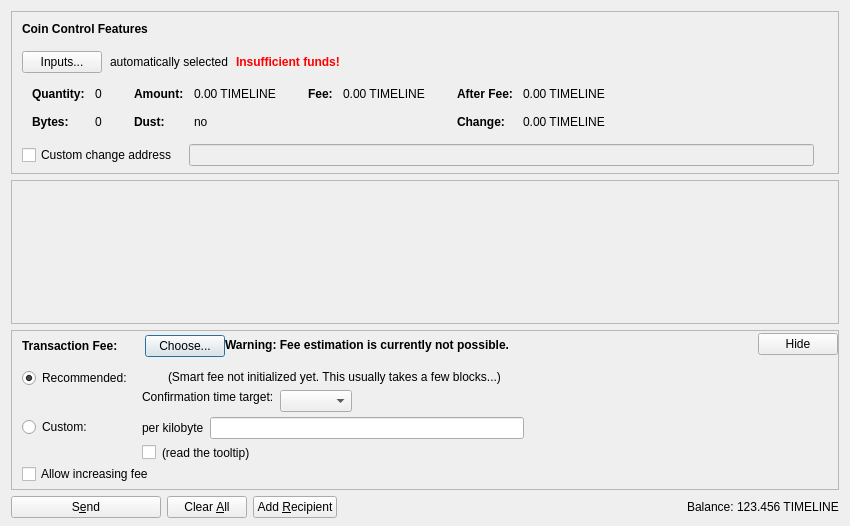
<?xml version="1.0" encoding="UTF-8"?>
<ui version="4.0">
 <class>SendCoinsDialog</class>
 <widget class="QDialog" name="SendCoinsDialog">
  <property name="geometry">
   <rect>
    <x>0</x>
    <y>0</y>
    <width>850</width>
    <height>526</height>
   </rect>
  </property>
  <property name="windowTitle">
   <string>Send Coins</string>
  </property>
  <layout class="QVBoxLayout" name="verticalLayout" stretch="0,1,0,0">
   <property name="bottomMargin">
    <number>8</number>
   </property>
   <item>
    <widget class="QFrame" name="frameCoinControl">
     <property name="sizePolicy">
      <sizepolicy hsizetype="Expanding" vsizetype="Expanding">
       <horstretch>0</horstretch>
       <verstretch>0</verstretch>
      </sizepolicy>
     </property>
     <property name="maximumSize">
      <size>
       <width>16777215</width>
       <height>16777215</height>
      </size>
     </property>
     <property name="frameShape">
      <enum>QFrame::StyledPanel</enum>
     </property>
     <property name="frameShadow">
      <enum>QFrame::Sunken</enum>
     </property>
     <layout class="QVBoxLayout" name="verticalLayoutCoinControl2">
      <property name="spacing">
       <number>0</number>
      </property>
      <property name="leftMargin">
       <number>0</number>
      </property>
      <property name="topMargin">
       <number>0</number>
      </property>
      <property name="rightMargin">
       <number>0</number>
      </property>
      <property name="bottomMargin">
       <number>6</number>
      </property>
      <item>
       <layout class="QVBoxLayout" name="verticalLayoutCoinControl" stretch="0,0,0,0,1">
        <property name="spacing">
         <number>0</number>
        </property>
        <property name="leftMargin">
         <number>10</number>
        </property>
        <property name="topMargin">
         <number>10</number>
        </property>
        <item>
         <layout class="QHBoxLayout" name="horizontalLayoutCoinControl1">
          <property name="bottomMargin">
           <number>15</number>
          </property>
          <item>
           <widget class="QLabel" name="labelCoinControlFeatures">
            <property name="sizePolicy">
             <sizepolicy hsizetype="Preferred" vsizetype="Maximum">
              <horstretch>0</horstretch>
              <verstretch>0</verstretch>
             </sizepolicy>
            </property>
            <property name="font">
             <font>
              <weight>75</weight>
              <bold>true</bold>
             </font>
            </property>
            <property name="styleSheet">
             <string notr="true">font-weight:bold;</string>
            </property>
            <property name="text">
             <string>Coin Control Features</string>
            </property>
           </widget>
          </item>
         </layout>
        </item>
        <item>
         <layout class="QHBoxLayout" name="horizontalLayoutCoinControl2" stretch="0,0,0,0">
          <property name="spacing">
           <number>8</number>
          </property>
          <property name="bottomMargin">
           <number>10</number>
          </property>
          <item>
           <widget class="QPushButton" name="pushButtonCoinControl">
            <property name="styleSheet">
             <string notr="true"/>
            </property>
            <property name="text">
             <string>Inputs...</string>
            </property>
            <property name="autoDefault">
             <bool>false</bool>
            </property>
           </widget>
          </item>
          <item>
           <widget class="QLabel" name="labelCoinControlAutomaticallySelected">
            <property name="text">
             <string>automatically selected</string>
            </property>
            <property name="margin">
             <number>5</number>
            </property>
           </widget>
          </item>
          <item>
           <widget class="QLabel" name="labelCoinControlInsuffFunds">
            <property name="font">
             <font>
              <weight>75</weight>
              <bold>true</bold>
             </font>
            </property>
            <property name="styleSheet">
             <string notr="true">color:red;font-weight:bold;</string>
            </property>
            <property name="text">
             <string>Insufficient funds!</string>
            </property>
            <property name="margin">
             <number>5</number>
            </property>
           </widget>
          </item>
          <item>
           <spacer name="horizontalSpacerCoinControl">
            <property name="orientation">
             <enum>Qt::Horizontal</enum>
            </property>
            <property name="sizeHint" stdset="0">
             <size>
              <width>40</width>
              <height>1</height>
             </size>
            </property>
           </spacer>
          </item>
         </layout>
        </item>
        <item>
         <widget class="QWidget" name="widgetCoinControl" native="true">
          <property name="sizePolicy">
           <sizepolicy hsizetype="Preferred" vsizetype="Preferred">
            <horstretch>0</horstretch>
            <verstretch>0</verstretch>
           </sizepolicy>
          </property>
          <property name="minimumSize">
           <size>
            <width>0</width>
            <height>0</height>
           </size>
          </property>
          <property name="styleSheet">
           <string notr="true"/>
          </property>
          <layout class="QHBoxLayout" name="horizontalLayoutCoinControl5">
           <property name="leftMargin">
            <number>0</number>
           </property>
           <property name="topMargin">
            <number>0</number>
           </property>
           <property name="rightMargin">
            <number>0</number>
           </property>
           <property name="bottomMargin">
            <number>0</number>
           </property>
           <item>
            <layout class="QHBoxLayout" name="horizontalLayoutCoinControl3" stretch="0,0,0,1">
             <property name="spacing">
              <number>20</number>
             </property>
             <property name="topMargin">
              <number>0</number>
             </property>
             <property name="bottomMargin">
              <number>10</number>
             </property>
             <item>
              <layout class="QFormLayout" name="formLayoutCoinControl1">
               <property name="horizontalSpacing">
                <number>10</number>
               </property>
               <property name="verticalSpacing">
                <number>14</number>
               </property>
               <property name="leftMargin">
                <number>10</number>
               </property>
               <property name="topMargin">
                <number>4</number>
               </property>
               <property name="rightMargin">
                <number>6</number>
               </property>
               <item row="0" column="0">
                <widget class="QLabel" name="labelCoinControlQuantityText">
                 <property name="font">
                  <font>
                   <weight>75</weight>
                   <bold>true</bold>
                  </font>
                 </property>
                 <property name="text">
                  <string>Quantity:</string>
                 </property>
                 <property name="margin">
                  <number>0</number>
                 </property>
                </widget>
               </item>
               <item row="0" column="1">
                <widget class="QLabel" name="labelCoinControlQuantity">
                 <property name="cursor">
                  <cursorShape>IBeamCursor</cursorShape>
                 </property>
                 <property name="contextMenuPolicy">
                  <enum>Qt::ActionsContextMenu</enum>
                 </property>
                 <property name="text">
                  <string notr="true">0</string>
                 </property>
                 <property name="margin">
                  <number>0</number>
                 </property>
                 <property name="textInteractionFlags">
                  <set>Qt::LinksAccessibleByMouse|Qt::TextSelectableByKeyboard|Qt::TextSelectableByMouse</set>
                 </property>
                </widget>
               </item>
               <item row="1" column="0">
                <widget class="QLabel" name="labelCoinControlBytesText">
                 <property name="font">
                  <font>
                   <weight>75</weight>
                   <bold>true</bold>
                  </font>
                 </property>
                 <property name="text">
                  <string>Bytes:</string>
                 </property>
                </widget>
               </item>
               <item row="1" column="1">
                <widget class="QLabel" name="labelCoinControlBytes">
                 <property name="cursor">
                  <cursorShape>IBeamCursor</cursorShape>
                 </property>
                 <property name="contextMenuPolicy">
                  <enum>Qt::ActionsContextMenu</enum>
                 </property>
                 <property name="text">
                  <string notr="true">0</string>
                 </property>
                 <property name="textInteractionFlags">
                  <set>Qt::LinksAccessibleByMouse|Qt::TextSelectableByKeyboard|Qt::TextSelectableByMouse</set>
                 </property>
                </widget>
               </item>
              </layout>
             </item>
             <item>
              <layout class="QFormLayout" name="formLayoutCoinControl2">
               <property name="horizontalSpacing">
                <number>10</number>
               </property>
               <property name="verticalSpacing">
                <number>14</number>
               </property>
               <property name="leftMargin">
                <number>6</number>
               </property>
               <property name="topMargin">
                <number>4</number>
               </property>
               <property name="rightMargin">
                <number>6</number>
               </property>
               <item row="0" column="0">
                <widget class="QLabel" name="labelCoinControlAmountText">
                 <property name="font">
                  <font>
                   <weight>75</weight>
                   <bold>true</bold>
                  </font>
                 </property>
                 <property name="text">
                  <string>Amount:</string>
                 </property>
                 <property name="margin">
                  <number>0</number>
                 </property>
                </widget>
               </item>
               <item row="0" column="1">
                <widget class="QLabel" name="labelCoinControlAmount">
                 <property name="cursor">
                  <cursorShape>IBeamCursor</cursorShape>
                 </property>
                 <property name="contextMenuPolicy">
                  <enum>Qt::ActionsContextMenu</enum>
                 </property>
                 <property name="text">
                  <string notr="true">0.00 TIMELINE</string>
                 </property>
                 <property name="textInteractionFlags">
                  <set>Qt::LinksAccessibleByMouse|Qt::TextSelectableByKeyboard|Qt::TextSelectableByMouse</set>
                 </property>
                </widget>
               </item>
               <item row="1" column="0">
                <widget class="QLabel" name="labelCoinControlLowOutputText">
                 <property name="font">
                  <font>
                   <weight>75</weight>
                   <bold>true</bold>
                  </font>
                 </property>
                 <property name="text">
                  <string>Dust:</string>
                 </property>
                </widget>
               </item>
               <item row="1" column="1">
                <widget class="QLabel" name="labelCoinControlLowOutput">
                 <property name="cursor">
                  <cursorShape>IBeamCursor</cursorShape>
                 </property>
                 <property name="contextMenuPolicy">
                  <enum>Qt::ActionsContextMenu</enum>
                 </property>
                 <property name="text">
                  <string notr="true">no</string>
                 </property>
                 <property name="textInteractionFlags">
                  <set>Qt::LinksAccessibleByMouse|Qt::TextSelectableByKeyboard|Qt::TextSelectableByMouse</set>
                 </property>
                </widget>
               </item>
              </layout>
             </item>
             <item>
              <layout class="QFormLayout" name="formLayoutCoinControl3">
               <property name="horizontalSpacing">
                <number>10</number>
               </property>
               <property name="verticalSpacing">
                <number>14</number>
               </property>
               <property name="leftMargin">
                <number>6</number>
               </property>
               <property name="topMargin">
                <number>4</number>
               </property>
               <property name="rightMargin">
                <number>6</number>
               </property>
               <item row="0" column="0">
                <widget class="QLabel" name="labelCoinControlFeeText">
                 <property name="font">
                  <font>
                   <weight>75</weight>
                   <bold>true</bold>
                  </font>
                 </property>
                 <property name="text">
                  <string>Fee:</string>
                 </property>
                 <property name="margin">
                  <number>0</number>
                 </property>
                </widget>
               </item>
               <item row="0" column="1">
                <widget class="QLabel" name="labelCoinControlFee">
                 <property name="cursor">
                  <cursorShape>IBeamCursor</cursorShape>
                 </property>
                 <property name="contextMenuPolicy">
                  <enum>Qt::ActionsContextMenu</enum>
                 </property>
                 <property name="text">
                  <string notr="true">0.00 TIMELINE</string>
                 </property>
                 <property name="textInteractionFlags">
                  <set>Qt::LinksAccessibleByMouse|Qt::TextSelectableByKeyboard|Qt::TextSelectableByMouse</set>
                 </property>
                </widget>
               </item>
              </layout>
             </item>
             <item>
              <layout class="QFormLayout" name="formLayoutCoinControl4">
               <property name="horizontalSpacing">
                <number>10</number>
               </property>
               <property name="verticalSpacing">
                <number>14</number>
               </property>
               <property name="leftMargin">
                <number>6</number>
               </property>
               <property name="topMargin">
                <number>4</number>
               </property>
               <property name="rightMargin">
                <number>6</number>
               </property>
               <item row="0" column="0">
                <widget class="QLabel" name="labelCoinControlAfterFeeText">
                 <property name="font">
                  <font>
                   <weight>75</weight>
                   <bold>true</bold>
                  </font>
                 </property>
                 <property name="text">
                  <string>After Fee:</string>
                 </property>
                 <property name="margin">
                  <number>0</number>
                 </property>
                </widget>
               </item>
               <item row="0" column="1">
                <widget class="QLabel" name="labelCoinControlAfterFee">
                 <property name="cursor">
                  <cursorShape>IBeamCursor</cursorShape>
                 </property>
                 <property name="contextMenuPolicy">
                  <enum>Qt::ActionsContextMenu</enum>
                 </property>
                 <property name="text">
                  <string notr="true">0.00 TIMELINE</string>
                 </property>
                 <property name="textInteractionFlags">
                  <set>Qt::LinksAccessibleByMouse|Qt::TextSelectableByKeyboard|Qt::TextSelectableByMouse</set>
                 </property>
                </widget>
               </item>
               <item row="1" column="0">
                <widget class="QLabel" name="labelCoinControlChangeText">
                 <property name="font">
                  <font>
                   <weight>75</weight>
                   <bold>true</bold>
                  </font>
                 </property>
                 <property name="text">
                  <string>Change:</string>
                 </property>
                </widget>
               </item>
               <item row="1" column="1">
                <widget class="QLabel" name="labelCoinControlChange">
                 <property name="cursor">
                  <cursorShape>IBeamCursor</cursorShape>
                 </property>
                 <property name="contextMenuPolicy">
                  <enum>Qt::ActionsContextMenu</enum>
                 </property>
                 <property name="text">
                  <string notr="true">0.00 TIMELINE</string>
                 </property>
                 <property name="textInteractionFlags">
                  <set>Qt::LinksAccessibleByMouse|Qt::TextSelectableByKeyboard|Qt::TextSelectableByMouse</set>
                 </property>
                </widget>
               </item>
              </layout>
             </item>
            </layout>
           </item>
          </layout>
         </widget>
        </item>
        <item>
         <layout class="QHBoxLayout" name="horizontalLayoutCoinControl4" stretch="0,0,0">
          <property name="spacing">
           <number>12</number>
          </property>
          <property name="sizeConstraint">
           <enum>QLayout::SetDefaultConstraint</enum>
          </property>
          <property name="topMargin">
           <number>5</number>
          </property>
          <property name="rightMargin">
           <number>5</number>
          </property>
          <item>
           <widget class="QCheckBox" name="checkBoxCoinControlChange">
            <property name="toolTip">
             <string>If this is activated, but the change address is empty or invalid, change will be sent to a newly generated address.</string>
            </property>
            <property name="text">
             <string>Custom change address</string>
            </property>
           </widget>
          </item>
          <item>
           <widget class="QValidatedLineEdit" name="lineEditCoinControlChange">
            <property name="enabled">
             <bool>false</bool>
            </property>
            <property name="sizePolicy">
             <sizepolicy hsizetype="Expanding" vsizetype="Fixed">
              <horstretch>0</horstretch>
              <verstretch>0</verstretch>
             </sizepolicy>
            </property>
           </widget>
          </item>
          <item>
           <widget class="QLabel" name="labelCoinControlChangeLabel">
            <property name="sizePolicy">
             <sizepolicy hsizetype="Preferred" vsizetype="Expanding">
              <horstretch>0</horstretch>
              <verstretch>0</verstretch>
             </sizepolicy>
            </property>
            <property name="minimumSize">
             <size>
              <width>0</width>
              <height>0</height>
             </size>
            </property>
            <property name="text">
             <string/>
            </property>
            <property name="margin">
             <number>3</number>
            </property>
           </widget>
          </item>
         </layout>
        </item>
        <item>
         <spacer name="verticalSpacerCoinControl">
          <property name="orientation">
           <enum>Qt::Vertical</enum>
          </property>
          <property name="sizeHint" stdset="0">
           <size>
            <width>800</width>
            <height>1</height>
           </size>
          </property>
         </spacer>
        </item>
       </layout>
      </item>
     </layout>
    </widget>
   </item>
   <item>
    <widget class="QScrollArea" name="scrollArea">
     <property name="widgetResizable">
      <bool>true</bool>
     </property>
     <widget class="QWidget" name="scrollAreaWidgetContents">
      <property name="geometry">
       <rect>
        <x>0</x>
        <y>0</y>
        <width>830</width>
        <height>104</height>
       </rect>
      </property>
      <layout class="QVBoxLayout" name="verticalLayout_2" stretch="0,1">
       <property name="leftMargin">
        <number>0</number>
       </property>
       <property name="topMargin">
        <number>0</number>
       </property>
       <property name="rightMargin">
        <number>0</number>
       </property>
       <property name="bottomMargin">
        <number>0</number>
       </property>
       <item>
        <layout class="QVBoxLayout" name="entries">
         <property name="spacing">
          <number>6</number>
         </property>
        </layout>
       </item>
       <item>
        <spacer name="verticalSpacer">
         <property name="orientation">
          <enum>Qt::Vertical</enum>
         </property>
         <property name="sizeHint" stdset="0">
          <size>
           <width>20</width>
           <height>40</height>
          </size>
         </property>
        </spacer>
       </item>
      </layout>
     </widget>
    </widget>
   </item>
   <item>
    <widget class="QFrame" name="frameFee">
     <property name="sizePolicy">
      <sizepolicy hsizetype="Expanding" vsizetype="Expanding">
       <horstretch>0</horstretch>
       <verstretch>0</verstretch>
      </sizepolicy>
     </property>
     <property name="maximumSize">
      <size>
       <width>16777215</width>
       <height>16777215</height>
      </size>
     </property>
     <property name="frameShape">
      <enum>QFrame::StyledPanel</enum>
     </property>
     <property name="frameShadow">
      <enum>QFrame::Sunken</enum>
     </property>
     <layout class="QVBoxLayout" name="verticalLayoutFee1">
      <property name="spacing">
       <number>0</number>
      </property>
      <property name="leftMargin">
       <number>0</number>
      </property>
      <property name="topMargin">
       <number>0</number>
      </property>
      <property name="rightMargin">
       <number>0</number>
      </property>
      <property name="bottomMargin">
       <number>0</number>
      </property>
      <item>
       <layout class="QVBoxLayout" name="verticalLayoutFee2" stretch="0,0,0">
        <property name="spacing">
         <number>0</number>
        </property>
        <property name="leftMargin">
         <number>10</number>
        </property>
        <property name="topMargin">
         <number>0</number>
        </property>
        <item>
         <layout class="QHBoxLayout" name="horizontalLayoutFee1">
          <property name="bottomMargin">
           <number>0</number>
          </property>
          <item>
           <layout class="QVBoxLayout" name="verticalLayoutFee7">
            <property name="spacing">
             <number>0</number>
            </property>
            <item>
             <spacer name="verticalSpacerSmartFee">
              <property name="orientation">
               <enum>Qt::Vertical</enum>
              </property>
              <property name="sizeType">
               <enum>QSizePolicy::Fixed</enum>
              </property>
              <property name="sizeHint" stdset="0">
               <size>
                <width>1</width>
                <height>4</height>
               </size>
              </property>
             </spacer>
            </item>
            <item>
             <layout class="QHBoxLayout" name="horizontalLayoutSmartFee">
              <property name="spacing">
               <number>10</number>
              </property>
              <item>
               <widget class="QLabel" name="labelFeeHeadline">
                <property name="sizePolicy">
                 <sizepolicy hsizetype="Preferred" vsizetype="Maximum">
                  <horstretch>0</horstretch>
                  <verstretch>0</verstretch>
                 </sizepolicy>
                </property>
                <property name="font">
                 <font>
                  <weight>75</weight>
                  <bold>true</bold>
                 </font>
                </property>
                <property name="styleSheet">
                 <string notr="true">font-weight:bold;</string>
                </property>
                <property name="text">
                 <string>Transaction Fee:</string>
                </property>
               </widget>
              </item>
              <item>
               <widget class="QLabel" name="labelFeeMinimized">
                <property name="text">
                 <string/>
                </property>
               </widget>
              </item>
              <item>
               <widget class="QPushButton" name="buttonChooseFee">
                <property name="text">
                 <string>Choose...</string>
                </property>
               </widget>
              </item>
             </layout>
            </item>
            <item>
             <spacer name="verticalSpacer_5">
              <property name="orientation">
               <enum>Qt::Vertical</enum>
              </property>
              <property name="sizeHint" stdset="0">
               <size>
                <width>1</width>
                <height>1</height>
               </size>
              </property>
             </spacer>
            </item>
           </layout>
          </item>
          <item>
           <widget class="QLabel" name="fallbackFeeWarningLabel">
            <property name="toolTip">
             <string>Using the fallbackfee can result in sending a transaction that will take several hours or days (or never) to confirm. Consider choosing your fee manually or wait until you have validated the complete chain.</string>
            </property>
            <property name="font">
            <font>
                <weight>75</weight>
                <bold>true</bold>
            </font>
            </property>
            <property name="text">
             <string>Warning: Fee estimation is currently not possible.</string>
            </property>
            <property name="wordWrap">
             <bool>false</bool>
            </property>
           </widget>
          </item>
          <item>
           <spacer name="horizontalSpacer_4">
            <property name="orientation">
             <enum>Qt::Horizontal</enum>
            </property>
            <property name="sizeType">
             <enum>QSizePolicy::MinimumExpanding</enum>
            </property>
            <property name="sizeHint" stdset="0">
             <size>
              <width>40</width>
              <height>20</height>
             </size>
            </property>
           </spacer>
          </item>
          <item>
           <widget class="QPushButton" name="buttonMinimizeFee">
            <property name="toolTip">
             <string>collapse fee-settings</string>
            </property>
            <property name="text">
             <string>Hide</string>
            </property>
           </widget>
          </item>
         </layout>
        </item>
        <item>
         <widget class="QFrame" name="frameFeeSelection">
          <layout class="QVBoxLayout" name="verticalLayoutFee12">
           <property name="spacing">
            <number>0</number>
           </property>
           <property name="leftMargin">
            <number>0</number>
           </property>
           <property name="topMargin">
            <number>0</number>
           </property>
           <property name="rightMargin">
            <number>0</number>
           </property>
           <property name="bottomMargin">
            <number>0</number>
           </property>
           <item>
            <layout class="QGridLayout" name="gridLayoutFee">
             <property name="topMargin">
              <number>10</number>
             </property>
             <property name="bottomMargin">
              <number>4</number>
             </property>
             <property name="horizontalSpacing">
              <number>10</number>
             </property>
             <property name="verticalSpacing">
              <number>4</number>
             </property>
             <item row="1" column="1">
              <layout class="QVBoxLayout" name="verticalLayoutFee8">
               <property name="spacing">
                <number>6</number>
               </property>
               <item>
                <layout class="QHBoxLayout" name="horizontalLayoutFee13">
                 <item>
                  <widget class="QLabel" name="labelCustomPerKilobyte">
                   <property name="toolTip">
                    <string>If the custom fee is set to 1000 satoshis and the transaction is only 250 bytes, then &quot;per kilobyte&quot; only pays 250 satoshis in fee, while &quot;total at least&quot; pays 1000 satoshis. For transactions bigger than a kilobyte both pay by kilobyte.</string>
                   </property>
                   <property name="text">
                    <string>per kilobyte</string>
                   </property>
                  </widget>
                 </item>
                 <item>
                  <widget class="BitcoinAmountField" name="customFee"/>
                 </item>
                 <item>
                  <spacer name="horizontalSpacer_6">
                   <property name="orientation">
                    <enum>Qt::Horizontal</enum>
                   </property>
                   <property name="sizeHint" stdset="0">
                    <size>
                     <width>1</width>
                     <height>1</height>
                    </size>
                   </property>
                  </spacer>
                 </item>
                </layout>
               </item>
               <item>
                <layout class="QHBoxLayout" name="horizontalLayoutFee8">
                 <item>
                  <widget class="QCheckBox" name="checkBoxMinimumFee">
                   <property name="toolTip">
                    <string>Paying only the minimum fee is just fine as long as there is less transaction volume than space in the blocks. But be aware that this can end up in a never confirming transaction once there is more demand for bitcoin transactions than the network can process.</string>
                   </property>
                   <property name="text">
                    <string/>
                   </property>
                  </widget>
                 </item>
                 <item>
                  <widget class="QLabel" name="labelMinFeeWarning">
                   <property name="enabled">
                    <bool>true</bool>
                   </property>
                   <property name="toolTip">
                    <string>Paying only the minimum fee is just fine as long as there is less transaction volume than space in the blocks. But be aware that this can end up in a never confirming transaction once there is more demand for bitcoin transactions than the network can process.</string>
                   </property>
                   <property name="text">
                    <string>(read the tooltip)</string>
                   </property>
                   <property name="margin">
                    <number>5</number>
                   </property>
                  </widget>
                 </item>
                 <item>
                  <spacer name="horizontalSpacer_2">
                   <property name="orientation">
                    <enum>Qt::Horizontal</enum>
                   </property>
                   <property name="sizeHint" stdset="0">
                    <size>
                     <width>1</width>
                     <height>1</height>
                    </size>
                   </property>
                  </spacer>
                 </item>
                </layout>
               </item>
              </layout>
             </item>
             <item row="0" column="0">
              <layout class="QVBoxLayout" name="verticalLayoutFee4" stretch="0,1">
               <item>
                <widget class="QRadioButton" name="radioSmartFee">
                 <property name="text">
                  <string>Recommended:</string>
                 </property>
                 <property name="checked">
                  <bool>true</bool>
                 </property>
                 <attribute name="buttonGroup">
                  <string notr="true">groupFee</string>
                 </attribute>
                </widget>
               </item>
               <item>
                <spacer name="verticalSpacer_2">
                 <property name="orientation">
                  <enum>Qt::Vertical</enum>
                 </property>
                 <property name="sizeHint" stdset="0">
                  <size>
                   <width>1</width>
                   <height>1</height>
                  </size>
                 </property>
                </spacer>
               </item>
              </layout>
             </item>
             <item row="1" column="0">
              <layout class="QVBoxLayout" name="verticalLayoutFee9" stretch="0,1">
               <item>
                <widget class="QRadioButton" name="radioCustomFee">
                 <property name="text">
                  <string>Custom:</string>
                 </property>
                 <attribute name="buttonGroup">
                  <string notr="true">groupFee</string>
                 </attribute>
                </widget>
               </item>
               <item>
                <spacer name="verticalSpacer_6">
                 <property name="orientation">
                  <enum>Qt::Vertical</enum>
                 </property>
                 <property name="sizeHint" stdset="0">
                  <size>
                   <width>1</width>
                   <height>1</height>
                  </size>
                 </property>
                </spacer>
               </item>
              </layout>
             </item>
             <item row="0" column="1">
              <layout class="QVBoxLayout" name="verticalLayoutFee3" stretch="0,0,1">
               <property name="spacing">
                <number>6</number>
               </property>
               <property name="topMargin">
                <number>2</number>
               </property>
               <item>
                <layout class="QHBoxLayout" name="horizontalLayoutFee12">
                 <item>
                  <widget class="QLabel" name="labelSmartFee">
                   <property name="text">
                    <string/>
                   </property>
                   <property name="margin">
                    <number>2</number>
                   </property>
                  </widget>
                 </item>
                 <item>
                  <widget class="QLabel" name="labelFeeEstimation">
                   <property name="text">
                    <string/>
                   </property>
                  </widget>
                 </item>
                 <item>
                  <widget class="QLabel" name="labelSmartFee2">
                   <property name="text">
                    <string>(Smart fee not initialized yet. This usually takes a few blocks...)</string>
                   </property>
                   <property name="margin">
                    <number>2</number>
                   </property>
                  </widget>
                 </item>
                 <item>
                  <spacer name="horizontalSpacer_5">
                   <property name="orientation">
                    <enum>Qt::Horizontal</enum>
                   </property>
                   <property name="sizeHint" stdset="0">
                    <size>
                     <width>1</width>
                     <height>1</height>
                    </size>
                   </property>
                  </spacer>
                 </item>
                </layout>
               </item>
               <item>
                <layout class="QHBoxLayout" name="horizontalLayoutFee9">
                 <item>
                  <layout class="QVBoxLayout" name="verticalLayoutFee6">
                   <item>
                    <widget class="QLabel" name="labelSmartFee3">
                     <property name="text">
                      <string>Confirmation time target:</string>
                     </property>
                     <property name="margin">
                      <number>2</number>
                     </property>
                    </widget>
                   </item>
                   <item>
                    <spacer name="verticalSpacer_3">
                     <property name="orientation">
                      <enum>Qt::Vertical</enum>
                     </property>
                     <property name="sizeHint" stdset="0">
                      <size>
                       <width>1</width>
                       <height>1</height>
                      </size>
                     </property>
                    </spacer>
                   </item>
                  </layout>
                 </item>
                 <item>
                  <layout class="QVBoxLayout" name="verticalLayoutFee5">
                   <property name="rightMargin">
                    <number>30</number>
                   </property>
                   <item>
                    <layout class="QHBoxLayout" name="horizontalLayoutConfTarget">
                     <property name="bottomMargin">
                      <number>0</number>
                     </property>
                     <item>
                      <widget class="QComboBox" name="confTargetSelector"/>
                     </item>
                     <item>
                      <spacer name="horizontalSpacerConfTarget">
                       <property name="orientation">
                        <enum>Qt::Horizontal</enum>
                       </property>
                       <property name="sizeHint" stdset="0">
                        <size>
                         <width>40</width>
                         <height>20</height>
                        </size>
                       </property>
                      </spacer>
                     </item>
                    </layout>
                   </item>
                  </layout>
                 </item>
                </layout>
               </item>
               <item>
                <spacer name="verticalSpacer_4">
                 <property name="orientation">
                  <enum>Qt::Vertical</enum>
                 </property>
                 <property name="sizeHint" stdset="0">
                  <size>
                   <width>1</width>
                   <height>1</height>
                  </size>
                 </property>
                </spacer>
               </item>
              </layout>
             </item>
            </layout>
           </item>
           <item>
            <widget class="QCheckBox" name="optInRBF">
             <property name="text">
              <string>Allow increasing fee</string>
             </property>
             <property name="toolTip">
              <string>This allows you to increase the fee later if the transaction takes a long time to confirm. This will also cause the recommended fee to be lower. ("Replace-By-Fee", BIP 125)</string>
             </property>
            </widget>
           </item>
          </layout>
         </widget>
        </item>
        <item>
         <spacer name="verticalSpacerFee">
          <property name="orientation">
           <enum>Qt::Vertical</enum>
          </property>
          <property name="sizeHint" stdset="0">
           <size>
            <width>40</width>
            <height>5</height>
           </size>
          </property>
         </spacer>
        </item>
       </layout>
      </item>
     </layout>
    </widget>
   </item>
   <item>
    <layout class="QHBoxLayout" name="horizontalLayout">
     <item>
      <widget class="QPushButton" name="sendButton">
       <property name="minimumSize">
        <size>
         <width>150</width>
         <height>0</height>
        </size>
       </property>
       <property name="toolTip">
        <string>Confirm the send action</string>
       </property>
       <property name="text">
        <string>S&amp;end</string>
       </property>
       <property name="icon">
        <iconset resource="../bitcoin.qrc">
         <normaloff>:/icons/send</normaloff>:/icons/send</iconset>
       </property>
       <property name="autoDefault">
        <bool>false</bool>
       </property>
       <property name="default">
        <bool>false</bool>
       </property>
      </widget>
     </item>
     <item>
      <widget class="QPushButton" name="clearButton">
       <property name="sizePolicy">
        <sizepolicy hsizetype="Minimum" vsizetype="Fixed">
         <horstretch>0</horstretch>
         <verstretch>0</verstretch>
        </sizepolicy>
       </property>
       <property name="toolTip">
        <string>Clear all fields of the form.</string>
       </property>
       <property name="text">
        <string>Clear &amp;All</string>
       </property>
       <property name="icon">
        <iconset resource="../bitcoin.qrc">
         <normaloff>:/icons/remove</normaloff>:/icons/remove</iconset>
       </property>
       <property name="autoDefault">
        <bool>false</bool>
       </property>
      </widget>
     </item>
     <item>
      <widget class="QPushButton" name="addButton">
       <property name="toolTip">
        <string>Send to multiple recipients at once</string>
       </property>
       <property name="text">
        <string>Add &amp;Recipient</string>
       </property>
       <property name="icon">
        <iconset resource="../bitcoin.qrc">
         <normaloff>:/icons/add</normaloff>:/icons/add</iconset>
       </property>
       <property name="autoDefault">
        <bool>false</bool>
       </property>
      </widget>
     </item>
     <item>
      <spacer name="horizontalSpacer">
       <property name="orientation">
        <enum>Qt::Horizontal</enum>
       </property>
       <property name="sizeHint" stdset="0">
        <size>
         <width>40</width>
         <height>20</height>
        </size>
       </property>
      </spacer>
     </item>
     <item>
      <layout class="QHBoxLayout" name="horizontalLayout_2">
       <property name="spacing">
        <number>3</number>
       </property>
       <item>
        <widget class="QLabel" name="label">
         <property name="sizePolicy">
          <sizepolicy hsizetype="Preferred" vsizetype="Fixed">
           <horstretch>0</horstretch>
           <verstretch>0</verstretch>
          </sizepolicy>
         </property>
         <property name="text">
          <string>Balance:</string>
         </property>
        </widget>
       </item>
       <item>
        <widget class="QLabel" name="labelBalance">
         <property name="sizePolicy">
          <sizepolicy hsizetype="Preferred" vsizetype="Fixed">
           <horstretch>0</horstretch>
           <verstretch>0</verstretch>
          </sizepolicy>
         </property>
         <property name="cursor">
          <cursorShape>IBeamCursor</cursorShape>
         </property>
         <property name="text">
          <string notr="true">123.456 TIMELINE</string>
         </property>
         <property name="textInteractionFlags">
          <set>Qt::LinksAccessibleByMouse|Qt::TextSelectableByKeyboard|Qt::TextSelectableByMouse</set>
         </property>
        </widget>
       </item>
      </layout>
     </item>
    </layout>
   </item>
  </layout>
 </widget>
 <customwidgets>
  <customwidget>
   <class>QValidatedLineEdit</class>
   <extends>QLineEdit</extends>
   <header>qt/qvalidatedlineedit.h</header>
  </customwidget>
  <customwidget>
   <class>BitcoinAmountField</class>
   <extends>QLineEdit</extends>
   <header>qt/bitcoinamountfield.h</header>
   <container>1</container>
  </customwidget>
 </customwidgets>
 <resources>
  <include location="../bitcoin.qrc"/>
 </resources>
 <connections/>
 <buttongroups>
  <buttongroup name="groupFee"/>
 </buttongroups>
</ui>
